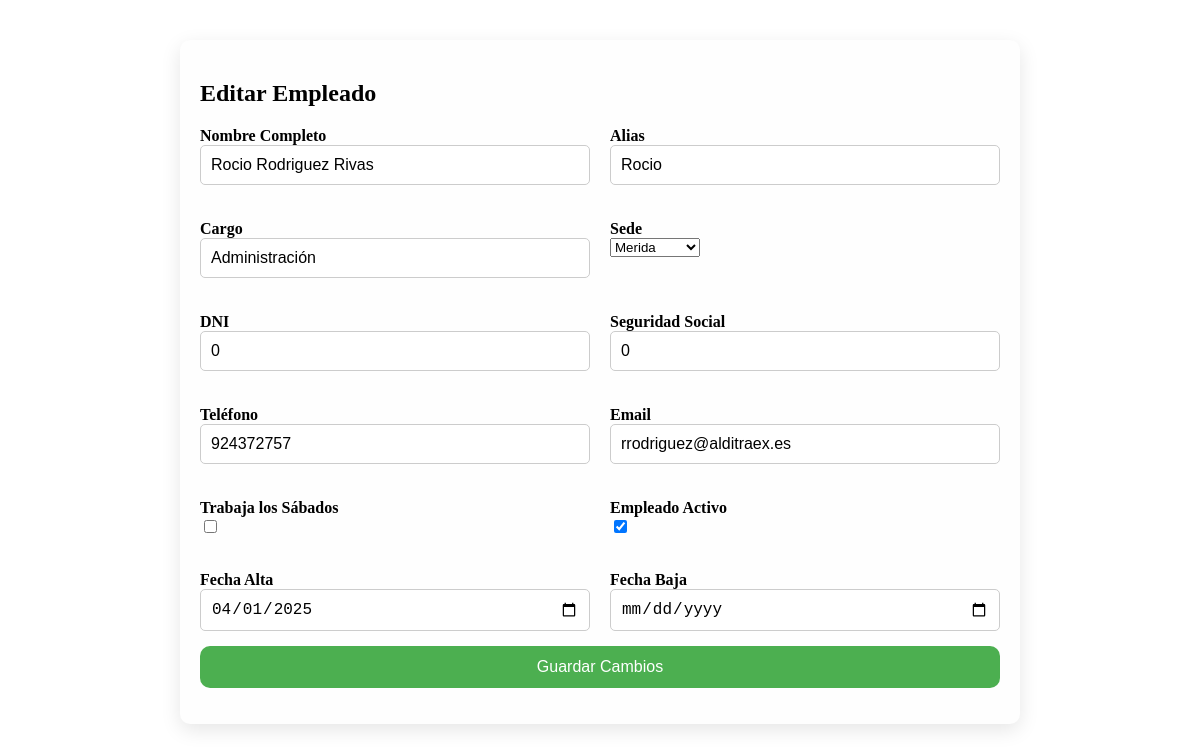
/editar_empleado/2, run on the app's committed database.
### models.py (models this page shows, shortened)
class Empleado(UserMixin, db.Model):  # Modificamos el modelo Empleado para que herede UserMixin
    __tablename__ = "empleado"
    id = db.Column(db.Integer, primary_key=True, autoincrement=True, nullable=False)
    nombre = db.Column(db.String(100), nullable=False)
    usuario = db.Column(db.String(10), unique=True, nullable=False)
    password = db.Column(db.String(200), nullable=False)  # Aseguramos que la contraseña sea suficientemente larga
    cargo = db.Column(db.String(30), nullable=False)
    alias = db.Column(db.String, nullable=False)
    nombre_completo = db.Column(db.String, nullable=False)
    dni = db.Column(db.String, nullable=True)
    seguridad_social = db.Column(db.String, nullable=True)
    sede = db.Column(db.String, db.CheckConstraint("sede IN ('Merida', 'Navalmoral')", name='check_sede'), nullable=True)
    telefono = db.Column(db.String(9), nullable=False)
    email = db.Column(db.String(100), nullable=False)
    fecha_alta = db.Column(db.DateTime, nullable=False)
    fecha_baja = db.Column(db.DateTime, nullable=True)
    sabados = db.Column(db.Boolean, nullable=False)
    activo = db.Column(db.Boolean, nullable=False)

### funciones/editar_empleado.py (the view, shortened to what this page needs)
    @app.route('/editar_empleado/<int:id>', methods=['GET', 'POST'])
    def editar_empleado(id):
        empleado = Empleado.query.get(id)  # Obtener el empleado específico por su ID
        if not empleado:
            return redirect(url_for('empleados'))  # Si no existe, redirigir a la lista de empleados
        return render_template('editar_empleado.html', empleado=empleado)

### funciones/editar_empleado.py (called while the page is built, shortened)
def ruta_editar_empleado(app):
    @app.route('/editar_empleado/<int:id>', methods=['GET', 'POST'])
    def editar_empleado(id):
        empleado = Empleado.query.get(id)  # Obtener el empleado específico por su ID
        if not empleado:
            return redirect(url_for('empleados'))  # Si no existe, redirigir a la lista de empleados
        return render_template('editar_empleado.html', empleado=empleado)

### templates/editar_empleado.html (shortened to what this page needs)
<div class="form-container">
    <h2>Editar Empleado</h2>
    <form id="editEmpleadoForm" method="POST" action="{{ url_for('editar_empleado', id=empleado.id) }}">
        <div class="form-grid">
            <div class="form-group">
                <label for="editNombre">Nombre Completo</label>
                <input type="text" id="editNombre" name="nombre_completo" value="{{ empleado.nombre_completo }}" required>
            </div>
            <div class="form-group">
                <label for="editAlias">Alias</label>
                <input type="text" id="editAlias" name="alias" value="{{ empleado.alias }}" required>
            </div>
            <div class="form-group">
                <label for="editCargo">Cargo</label>
                <input type="text" id="editCargo" name="cargo" value="{{ empleado.cargo }}" required>
            </div>
            <div class="form-group">
                <label for="editSede">Sede</label>
                <select id="editSede" name="sede" required>
                    <option value="Merida" {% if empleado.sede == 'Merida' %}selected{% endif %}>Merida</option>
            </select>
            </div>
            <div class="form-group">
                <label for="editDni">DNI</label>
                <input type="text" id="editDni" name="dni" value="{{ empleado.dni }}">
            </div>
            <div class="form-group">
                <label for="editSeguridadSocial">Seguridad Social</label>
                <input type="text" id="editSeguridadSocial" name="seguridad_social" value="{{ empleado.seguridad_social }}">
            </div>
            <div class="form-group">
                <label for="editTelefono">Teléfono</label>
                <input type="text" id="editTelefono" name="telefono" value="{{ empleado.telefono }}" required>
            </div>
            <div class="form-group">
                <label for="editEmail">Email</label>
                <input type="email" id="editEmail" name="email" value="{{ empleado.email }}" required>
            </div>
            <div class="form-group">
                <label for="editSabados">Trabaja los Sábados</label>
                <input type="checkbox" id="editSabados" name="sabados" {% if empleado.sabados %}checked{% endif %}>
            </div>
            <div class="form-group">
                <label for="editActivo">Empleado Activo</label>
                <input type="checkbox" id="editActivo" name="activo" {% if empleado.activo %}checked{% endif %}>
            </div>
            <div class="form-group">
                <label for="editFechaAlta">Fecha Alta</label>
                <input type="date" id="editFechaAlta" name="fecha_alta" value="{{ empleado.fecha_alta.strftime('%Y-%m-%d') }}" required>
            </div>
            <div class="form-group">
                <label for="editFechaBaja">Fecha Baja</label>
                <input type="date" id="editFechaBaja" name="fecha_baja" value="{{ empleado.fecha_baja.strftime('%Y-%m-%d') if empleado.fecha_baja else '' }}">
            </div>
        </div>
        <button type="submit" class="btn">Guardar Cambios</button>
    </form>
</div>

### templates/editar_empleado.html (style rules this page uses)
.form-container { background-color: #fefefe; padding: 20px; border-radius: 10px; box-shadow: 0 6px 20px rgba(0, 0, 0, 0.1); width: 100%; max-width: 800px; margin: 40px auto; }
.form-grid { display: grid; grid-template-columns: 1fr 1fr; gap: 20px; }
.form-group { margin-bottom: 15px; }
.form-group label { display: block; font-weight: bold; }
.form-group input { width: 100%; padding: 10px; font-size: 16px; border-radius: 5px; border: 1px solid #ccc; }
.form-group input[type="checkbox"] { width: auto; }
.btn { background-color: #4CAF50; color: white; padding: 12px 30px; border: none; border-radius: 10px; font-size: 1rem; cursor: pointer; transition: background-color 0.3s ease, transform 0.3s ease; width: 100%; }

### data on the page
Empleado: nombre_completo "Rocio Rodriguez Rivas", alias "Rocio", cargo "Administración", sede "Merida", dni "0", seguridad_social "0", telefono "924372757", email "rrodriguez@alditraex.es", activo "☑", fecha_alta "04/01/2025"
